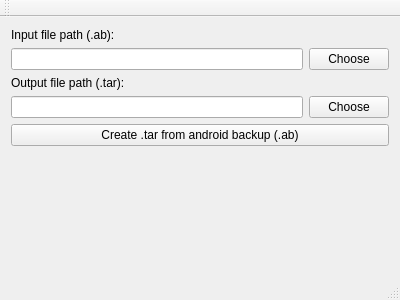
<?xml version="1.0" encoding="UTF-8"?>
<ui version="4.0">
 <class>MainWindow</class>
 <widget class="QMainWindow" name="MainWindow">
  <property name="geometry">
   <rect>
    <x>0</x>
    <y>0</y>
    <width>400</width>
    <height>300</height>
   </rect>
  </property>
  <property name="windowTitle">
   <string>MainWindow</string>
  </property>
  <widget class="QWidget" name="centralWidget">
   <layout class="QVBoxLayout" name="verticalLayout">
    <item>
     <widget class="QLabel" name="label">
      <property name="text">
       <string>Input file path (.ab):</string>
      </property>
     </widget>
    </item>
    <item>
     <layout class="QHBoxLayout" name="horizontalLayout">
      <item>
       <widget class="QLineEdit" name="lineEditInputPath"/>
      </item>
      <item>
       <widget class="QPushButton" name="pushButtonChooseInput">
        <property name="text">
         <string>Choose</string>
        </property>
       </widget>
      </item>
     </layout>
    </item>
    <item>
     <widget class="QLabel" name="label_2">
      <property name="text">
       <string>Output file path (.tar):</string>
      </property>
     </widget>
    </item>
    <item>
     <layout class="QHBoxLayout" name="horizontalLayout_2">
      <item>
       <widget class="QLineEdit" name="lineEditOutputPath"/>
      </item>
      <item>
       <widget class="QPushButton" name="pushButtonChooseOutput">
        <property name="text">
         <string>Choose</string>
        </property>
       </widget>
      </item>
     </layout>
    </item>
    <item>
     <widget class="QPushButton" name="pushButtonCreateTar">
      <property name="text">
       <string>Create .tar from android backup (.ab)</string>
      </property>
     </widget>
    </item>
    <item>
     <spacer name="verticalSpacer">
      <property name="orientation">
       <enum>Qt::Vertical</enum>
      </property>
      <property name="sizeHint" stdset="0">
       <size>
        <width>20</width>
        <height>40</height>
       </size>
      </property>
     </spacer>
    </item>
   </layout>
  </widget>
  <widget class="QMenuBar" name="menuBar">
   <property name="geometry">
    <rect>
     <x>0</x>
     <y>0</y>
     <width>400</width>
     <height>21</height>
    </rect>
   </property>
  </widget>
  <widget class="QToolBar" name="mainToolBar">
   <attribute name="toolBarArea">
    <enum>TopToolBarArea</enum>
   </attribute>
   <attribute name="toolBarBreak">
    <bool>false</bool>
   </attribute>
  </widget>
  <widget class="QStatusBar" name="statusBar"/>
 </widget>
 <layoutdefault spacing="6" margin="11"/>
 <resources/>
 <connections/>
</ui>
